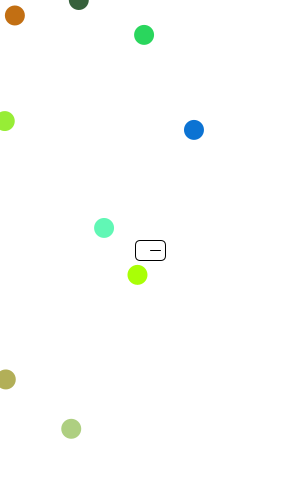
Frame 1 (no input)
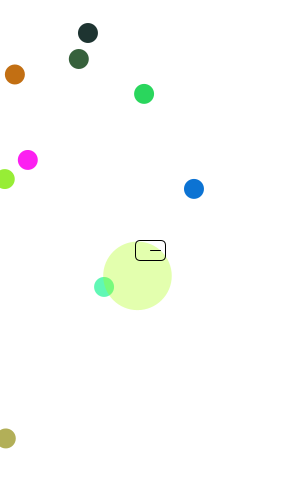
Frame 60 (the mouse pressed at the canvas centre just before this capture)
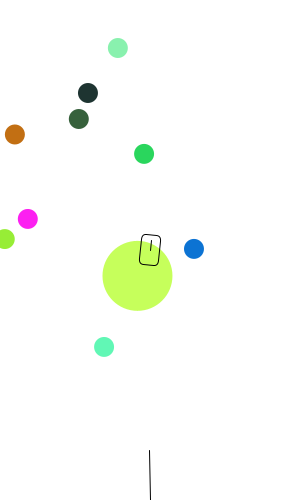
Frame 120 (the mouse held since frame 60 and released just before this capture)

The Processing sketch that drew these frames (run headless with seeded random() and noise(); from frame 60 on, the mouse is pressed at the canvas centre):

// Processing sketch: BrainRobot
// ── BrainRobot.pde
ArrayList<Hurdle> poop = new ArrayList();
ArrayList<Blast> blastpoop = new ArrayList();
Car car;
void setup() {
  size(300, 500);
  car = new Car(new PVector(width>>1, height>>1));
  for (int i=0; i<10; i++) {
    poop.add(new Hurdle(new PVector(random(width), random(height))));
  }
}

void draw() { 
  background(-1);
  float k = map(mouseX, 0, width, -180, 0);
  if (mousePressed) {
    car.update(k);
  }
  for (int i=0; i<poop.size (); i++) {
    Hurdle h = poop.get(i);
    h.show();
    h.update();
    if (h.l.y>height) {
      poop.remove(i);
      poop.add(new Hurdle(new PVector(random(width), 0)));
    }
    if (dist(h.l.x, h.l.y, car.l.x, car.l.y)<30) {
      poop.remove(i);
      poop.add(new Hurdle(new PVector(random(width), 0)));
      blastpoop.add(new Blast( h.l, h.c));
    }
  }

  if (blastpoop.size ()>0) {
    for (int i=0; i<blastpoop.size (); i++) {
      Blast B = blastpoop.get(i);
      B.show();
      if (B.m==0)blastpoop.remove(i);
    }
  }

  dialControl(k);

  car.show();
}

void dialControl(float k) { 
  noStroke();
  fill(-1);
  rect(0, height-50, width, 50);
  pushMatrix();
  translate(width/2, height);
  rotate(radians(k));
  stroke(0);
  line(0, 0, 50, 0);
  popMatrix();
}

void mousePressed() {
}


// ── carclass.pde
class Car {
  float t=0;
  PVector l, v;
  float prev, next, angle;
  Car(PVector l) {
    this.l = l;
  }
  void show() {  
    angle = prev + t*(next-prev); 
    noFill();
    stroke(0);
    pushMatrix();
    translate(l.x, l.y);
    rotate(radians(angle));
    pushStyle();
    rectMode(CENTER);
    rect(0, 0, 30, 20, 5, 5, 5, 5);
    line(0, 0, 10, 0);
    popStyle();
    popMatrix();
    if (t < 1.0) {
      t += 0.0005f;
    } else t =0;
  }
  void update(float myangle) { 
    prev = angle;
    next = myangle;
  }
}


// ── classBlast.pde
class Blast {
  PVector l;
  int m;
  color c;
  Blast(PVector l, color c) {
    this.l = l;
    this.c = c;
  }
  void show() {
    float r = 40*sin(radians(m));
    int alpha = (int)map(m, 0, 180, 0, 255);
    noStroke();
    fill(c, alpha);
    ellipse(l.x, l.y, 2*r, 2*r);
    if (m<180)m++;
  }
}


// ── hurdleclasss.pde
class Hurdle {
  PVector l;
  color c;
  Hurdle(PVector l) {
    this.l = l;
    c = (color)random(#000000);
  }
  void show() {
    noStroke();
    fill(c);
    ellipse(l.x, l.y, 20, 20);
  }
  void update() {
    l.y++;
  }
}
